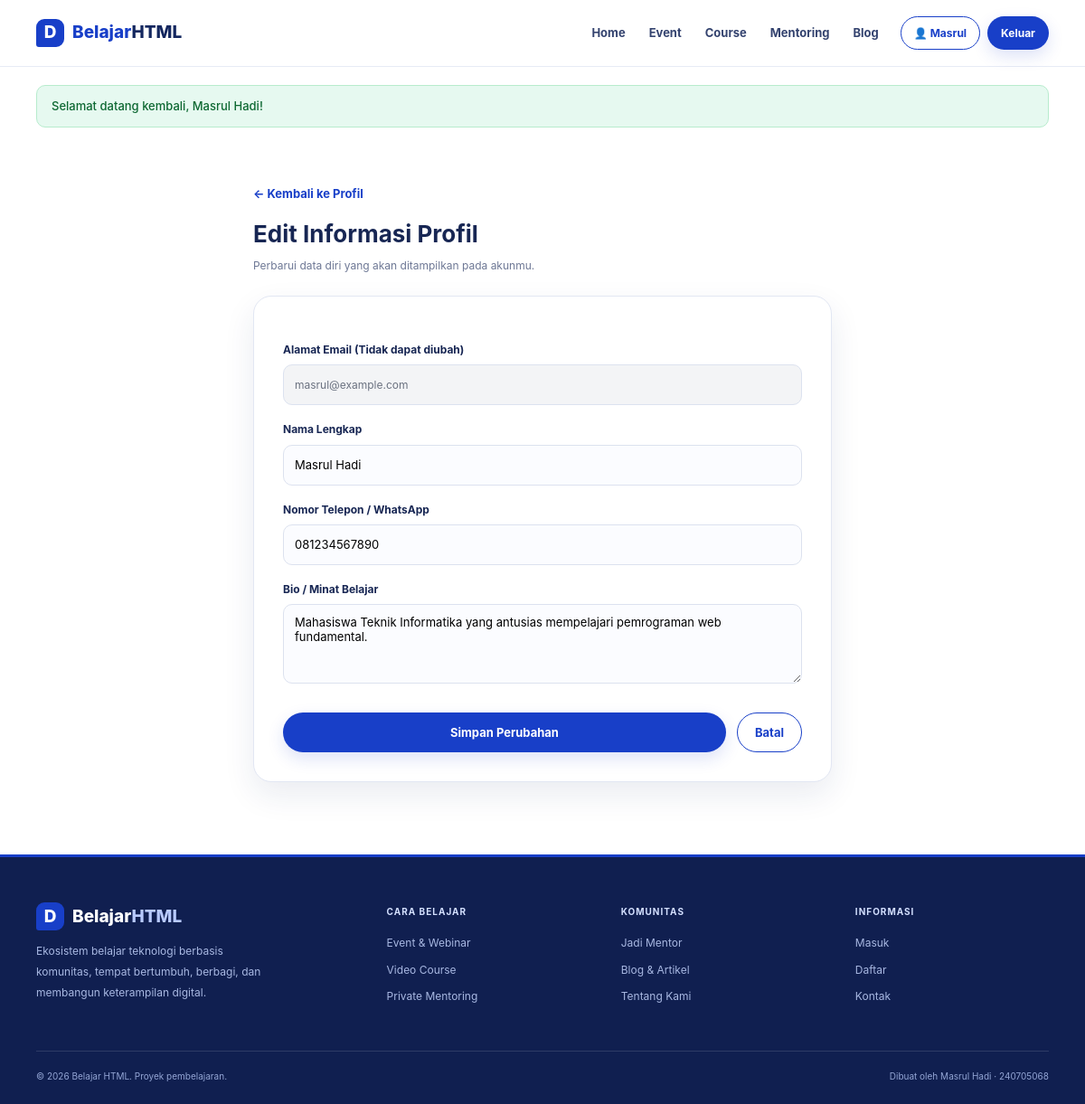
The app's page /pages/profile-edit.php (signed in) with its own data.
### tables this page shows
CREATE TABLE IF NOT EXISTS users (
    id INT AUTO_INCREMENT PRIMARY KEY,
    nama VARCHAR(100) NOT NULL,
    email VARCHAR(100) NOT NULL UNIQUE,
    password VARCHAR(255) NOT NULL,
    bio TEXT NULL,
    telepon VARCHAR(20) NULL,
    created_at TIMESTAMP DEFAULT CURRENT_TIMESTAMP,
    updated_at TIMESTAMP DEFAULT CURRENT_TIMESTAMP ON UPDATE CURRENT_TIMESTAMP
);

### config/db.php (called while the page is built, shortened)
<?php
function get_db(): PDO {
    static $pdo = null;
    if ($pdo === null) {
        $host = getenv('DB_HOST') ?: '127.0.0.1';
        $port = getenv('DB_PORT') ?: '3306';
        $dbname = getenv('DB_NAME') ?: 'db_belajar_php';
        $user = getenv('DB_USER') ?: 'root';
        $pass = getenv('DB_ROOT_PASSWORD') ?: 'rahasia123';
        $dsn = "mysql:host={$host};port={$port};dbname={$dbname};charset=utf8mb4";
        $options = [
            PDO::ATTR_ERRMODE            => PDO::ERRMODE_EXCEPTION,
            PDO::ATTR_DEFAULT_FETCH_MODE => PDO::FETCH_ASSOC,
            PDO::ATTR_EMULATE_PREPARES   => false,
        ];
        try {
            $pdo = new PDO($dsn, $user, $pass, $options);
        } catch (PDOException $e) {
            die("Koneksi database gagal: " . htmlspecialchars($e->getMessage(), ENT_QUOTES, 'UTF-8'));
        }
    }
    return $pdo;
}
function is_logged_in(): bool {
    return isset($_SESSION['user_id']) && !empty($_SESSION['user_id']);
}
function get_logged_in_user_id(): ?int {
    return is_logged_in() ? (int)$_SESSION['user_id'] : null;
}
function get_current_user_data(): ?array {
    $userId = get_logged_in_user_id();
    $db = get_db();
    $stmt = $db->prepare("SELECT id, nama, email, bio, telepon, created_at FROM users WHERE id = ?");
    $stmt->execute([$userId]);
    $user = $stmt->fetch();
    return $user ?: null;
}
function get_flash_message(): ?array {
    if (isset($_SESSION['flash'])) {
        $flash = $_SESSION['flash'];
        return $flash;
    }
    return null;
}
function e(?string $string): string {
    return htmlspecialchars($string ?? '', ENT_QUOTES, 'UTF-8');
}

### pages/profile-edit.php (the view, shortened to what this page needs)
<?php
require_once APP_ROOT . '/config/db.php';
$user = get_current_user_data();
$nama = $user['nama'];
$telepon = $user['telepon'] ?? '';
$bio = $user['bio'] ?? '';
$current_page = 'profile';
$base_url = '../';
require_once APP_ROOT . '/includes/header.php';
?>
<main style="padding: 40px 0 80px;">
    <div class="container" style="max-width: 640px;">
        <div style="margin-bottom: 24px;">
            <a href="profile.php" class="text-link" style="font-weight: 700; font-size: 13px;">← Kembali ke Profil</a>
            <h1 style="margin: 12px 0 4px; font-size: 26px;">Edit Informasi Profil</h1>
            <p class="muted" style="margin: 0;">Perbarui data diri yang akan ditampilkan pada akunmu.</p>
        </div>
        <div class="login-card" style="box-shadow: var(--shadow);">
            <form action="profile-edit.php" method="POST">
                <label for="email_static">Alamat Email (Tidak dapat diubah)</label>
                <input type="email" id="email_static" value="<?= e($user['email']) ?>" disabled
                    style="background: #f3f4f6; color: #6b7280; cursor: not-allowed;">
                <label for="nama">Nama Lengkap</label>
                <input type="text" id="nama" name="nama" value="<?= e($nama) ?>" required
                    style="width: 100%; min-height: 45px; padding: 11px 12px; border: 1px solid #dce2ef; border-radius: 10px; background: #fbfcff; font-size: 13px;">
                <label for="telepon">Nomor Telepon / WhatsApp</label>
                <input type="tel" id="telepon" name="telepon" value="<?= e($telepon) ?>" placeholder="Contoh: 081234567890"
                    style="width: 100%; min-height: 45px; padding: 11px 12px; border: 1px solid #dce2ef; border-radius: 10px; background: #fbfcff; font-size: 13px;">
                <label for="bio">Bio / Minat Belajar</label>
                <textarea id="bio" name="bio" rows="4" placeholder="Ceritakan sedikit tentang dirimu atau fokus belajarmu..."
                    style="width: 100%; padding: 11px 12px; border: 1px solid #dce2ef; border-radius: 10px; background: #fbfcff; font-size: 13px; font-family: inherit; resize: vertical;"><?= e($bio) ?></textarea>
                <div style="display: flex; gap: 12px; margin-top: 24px;">
                    <button type="submit" class="btn btn-primary" style="flex: 1;">Simpan Perubahan</button>
                    <a href="profile.php" class="btn btn-outline" style="text-align: center;">Batal</a>
                </div>
            </form>
        </div>
    </div>
</main>
<?php require_once APP_ROOT . '/includes/footer.php'; ?>

### includes/header.php (shortened to what this page needs)
<?php
require_once APP_ROOT . '/config/db.php';
$base_url = $base_url ?? '../';
$current_page = $current_page ?? '';
$logged_in = is_logged_in();
$user_data = $logged_in ? get_current_user_data() : null;
$flash = get_flash_message();
?>
<!DOCTYPE html>
<html lang="id">
<head>
    <link rel="stylesheet" href="<?= $base_url ?>css/style.css">
</head>
<body>
    <header class="site-header">
        <div class="container nav-wrap">
            <a class="brand" href="<?= $base_url ?>index.php">
                <span class="brand-mark">D</span>
                <span>Belajar<span class="brand-accent">HTML</span></span>
            </a>
            <nav class="primary-nav" aria-label="Navigasi utama">
                <a class="nav-link <?= $current_page === 'home' ? 'active' : '' ?>" href="<?= $base_url ?>index.php">Home</a>
                <a class="nav-link <?= $current_page === 'event' ? 'active' : '' ?>" href="<?= $base_url ?>pages/event.html">Event</a>
                <a class="nav-link <?= $current_page === 'course' ? 'active' : '' ?>" href="<?= $base_url ?>pages/course.html">Course</a>
                <a class="nav-link <?= $current_page === 'mentoring' ? 'active' : '' ?>" href="<?= $base_url ?>pages/mentoring.html">Mentoring</a>
                <a class="nav-link <?= $current_page === 'blog' ? 'active' : '' ?>" href="<?= $base_url ?>pages/blog.html">Blog</a>
                <div class="nav-actions">
                    <?php if ($logged_in && $user_data): ?>
                        <a class="btn btn-outline btn-small <?= $current_page === 'profile' ? 'active' : '' ?>" href="<?= $base_url ?>pages/profile.php">
                            👤 <?= e(explode(' ', $user_data['nama'])[0]) ?>
                        </a>
                        <a class="btn btn-primary btn-small" href="<?= $base_url ?>pages/auth/logout.php">Keluar</a>
                    <?php else: ?>
                        <a class="btn btn-outline btn-small" href="<?= $base_url ?>pages/auth/login.php">Masuk</a>
                        <a class="btn btn-primary btn-small" href="<?= $base_url ?>pages/auth/register.php">Daftar</a>
                    <?php endif; ?>
                </div>
            </nav>
        </div>
    </header>
    <?php if ($flash): ?>
        <div class="container" style="margin-top: 20px;">
            <div class="alert alert-<?= e($flash['type']) ?>">
                <?= e($flash['message']) ?>
            </div>
        </div>
    <?php endif; ?>

### css/style.css (style rules this page uses)
:root { --navy: #14275f; --deep: #101f50; --blue: #183fc8; --yellow: #ffc83d; --ink: #172653; --muted: #6e7895; --tint: #f3f6ff; --line: #dfe5f2; --radius: 18px; --shadow: 0 14px 35px rgba(20, 39, 95, .09) }
* { box-sizing: border-box }
html { scroll-behavior: smooth }
body { margin: 0; font-family: Inter, system-ui, -apple-system, "Segoe UI", sans-serif; color: var(--ink); line-height: 1.6 }
a { color: inherit; text-decoration: none }
button, input { font: inherit }
.container { width: min(1120px, calc(100% - 42px)); margin: auto }
.site-header { height: 74px; position: sticky; top: 0; z-index: 10; background: rgba(255, 255, 255, .96); border-bottom: 1px solid #e7ebf5; backdrop-filter: blur(12px) }
.nav-wrap { height: 100%; display: flex; align-items: center; justify-content: space-between; gap: 20px }
.brand { display: flex; align-items: center; gap: 9px; color: var(--blue); font-size: 19px; font-weight: 850; white-space: nowrap }
.brand-mark { display: grid; place-items: center; width: 31px; height: 31px; border-radius: 9px 9px 9px 3px; background: var(--blue); color: white; font-size: 19px }
.brand-accent { color: var(--navy) }
.primary-nav { display: flex; align-items: center; gap: 4px }
.nav-link { padding: 9px 11px; border-radius: 9px; color: #34436f; font-size: 13px; font-weight: 650 }
.nav-actions { display: flex; gap: 8px; margin-left: 9px }
.btn { display: inline-flex; align-items: center; justify-content: center; gap: 8px; min-height: 44px; padding: 11px 19px; border: 1px solid transparent; border-radius: 999px; font-size: 13px; font-weight: 750; cursor: pointer; transition: .2s }
.btn-small { min-height: 37px; padding: 8px 14px; font-size: 12px }
.btn-primary { background: var(--blue); color: white; box-shadow: 0 7px 18px #183fc826 }
.btn-outline { border-color: var(--blue); color: var(--blue); background: white }
.text-link { display: inline-flex; gap: 7px; color: var(--blue); font-size: 12px; font-weight: 800; white-space: nowrap }
.login-card { padding: 32px; border: 1px solid #e2e7f3; border-radius: 20px; background: white; box-shadow: var(--shadow) }
.muted { color: var(--muted); font-size: 12px }
.login-card form>label { display: block; margin: 17px 0 7px; font-size: 12px; font-weight: 750 }
.login-card input[type=email], .password-wrap input { width: 100%; min-height: 45px; padding: 11px 12px; border: 1px solid #dce2ef; border-radius: 10px; background: #fbfcff; font-size: 12px }
.alert { padding: 12px 16px; border-radius: 10px; margin-bottom: 20px; font-size: 13px; font-weight: 550; display: flex; align-items: center; gap: 10px; }
.alert-success { background: #e6f9f0; color: #0d6832; border: 1px solid #b7eccd; }

### records on screen
users: nama "Masrul", email "masrul@example.com", nama "Masrul Hadi", telepon "081234567890", bio "Mahasiswa Teknik Informatika yang antusias mempelajari pemrograman web fundamental."

### other values on screen
$flash['message'] "Selamat datang kembali, Masrul Hadi!"
